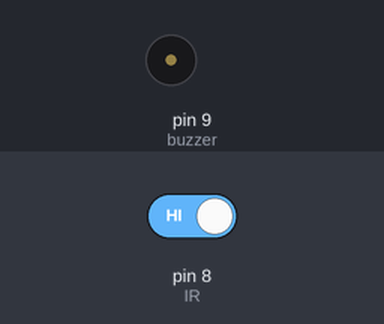
A sketch run on a simulated Arduino Uno, built with avr-gcc and run on an emulated ATmega328P. On the bench: buzzer (waves = sounding). Inputs (shaded band) come from the test bench; at power-on: pin 8 (IR) HIGH.

Above: at 1.2 s.
1.3 s: pin 8 (IR) driven LOW
At 1.9 s:
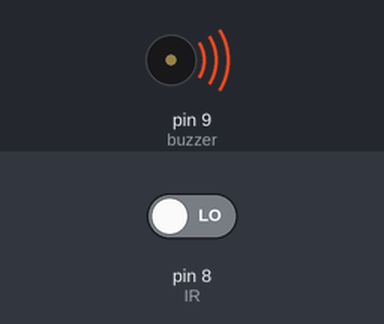
2.8 s: pin 8 (IR) driven HIGH
At 3.1 s:
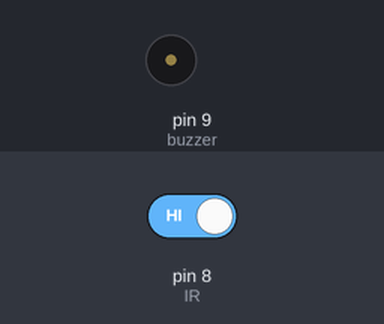
Timing chart, 0 to 5.8 s (numbered marks = the images above; inputs shaded):
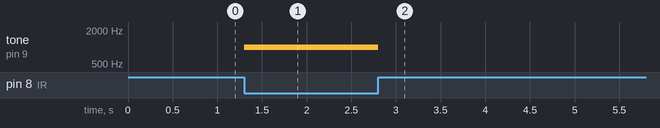

The sketch:

IR_Security_Alarm.ino
```cpp
int IR = 8;
int buzzer = 9;

void setup (){

pinMode (IR, INPUT);
pinMode (buzzer, OUTPUT);

}

void loop (){


if (digitalRead(IR) == LOW) {

  tone(buzzer,1000, 1000);
  delay(500);

}

else{

  noTone(buzzer);

}


}
```

Measured:
- after the input at 1.3 s, tone on pin 9 (buzzer): silent → 1000 Hz at once
- after the input at 2.8 s, tone on pin 9 (buzzer): 1000 Hz → silent at once
